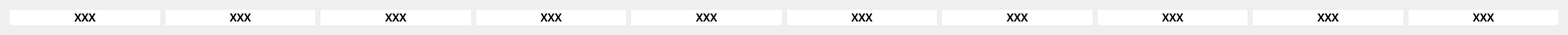
    <widget class="QWidget" name="gridLayoutWidget_5">
     <property name="geometry">
      <rect>
       <x>10</x>
       <y>590</y>
       <width>1771</width>
       <height>31</height>
      </rect>
     </property>
     <layout class="QGridLayout" name="gridLayout_5">
      <item row="0" column="7">
       <widget class="QLabel" name="R_E_8">
        <property name="font">
         <font>
          <family>Ubuntu Mono</family>
          <pointsize>9</pointsize>
          <weight>75</weight>
          <bold>true</bold>
         </font>
        </property>
        <property name="styleSheet">
         <string notr="true">background-color: rgb(255, 255, 255);
border-color: rgb(36, 36, 36);</string>
        </property>
        <property name="text">
         <string>XXX</string>
        </property>
        <property name="alignment">
         <set>Qt::AlignCenter</set>
        </property>
       </widget>
      </item>
      <item row="0" column="2">
       <widget class="QLabel" name="R_E_3">
        <property name="font">
         <font>
          <family>Ubuntu Mono</family>
          <pointsize>9</pointsize>
          <weight>75</weight>
          <bold>true</bold>
         </font>
        </property>
        <property name="styleSheet">
         <string notr="true">background-color: rgb(255, 255, 255);
border-color: rgb(36, 36, 36);</string>
        </property>
        <property name="text">
         <string>XXX</string>
        </property>
        <property name="alignment">
         <set>Qt::AlignCenter</set>
        </property>
       </widget>
      </item>
      <item row="0" column="3">
       <widget class="QLabel" name="R_E_4">
        <property name="font">
         <font>
          <family>Ubuntu Mono</family>
          <pointsize>9</pointsize>
          <weight>75</weight>
          <bold>true</bold>
         </font>
        </property>
        <property name="styleSheet">
         <string notr="true">background-color: rgb(255, 255, 255);
border-color: rgb(36, 36, 36);</string>
        </property>
        <property name="text">
         <string>XXX</string>
        </property>
        <property name="alignment">
         <set>Qt::AlignCenter</set>
        </property>
       </widget>
      </item>
      <item row="0" column="6">
       <widget class="QLabel" name="R_E_7">
        <property name="font">
         <font>
          <family>Ubuntu Mono</family>
          <pointsize>9</pointsize>
          <weight>75</weight>
          <bold>true</bold>
         </font>
        </property>
        <property name="styleSheet">
         <string notr="true">background-color: rgb(255, 255, 255);
border-color: rgb(36, 36, 36);</string>
        </property>
        <property name="text">
         <string>XXX</string>
        </property>
        <property name="alignment">
         <set>Qt::AlignCenter</set>
        </property>
       </widget>
      </item>
      <item row="0" column="5">
       <widget class="QLabel" name="R_E_6">
        <property name="font">
         <font>
          <family>Ubuntu Mono</family>
          <pointsize>9</pointsize>
          <weight>75</weight>
          <bold>true</bold>
         </font>
        </property>
        <property name="styleSheet">
         <string notr="true">background-color: rgb(255, 255, 255);
border-color: rgb(36, 36, 36);</string>
        </property>
        <property name="text">
         <string>XXX</string>
        </property>
        <property name="alignment">
         <set>Qt::AlignCenter</set>
        </property>
       </widget>
      </item>
      <item row="0" column="8">
       <widget class="QLabel" name="R_E_9">
        <property name="font">
         <font>
          <family>Ubuntu Mono</family>
          <pointsize>9</pointsize>
          <weight>75</weight>
          <bold>true</bold>
         </font>
        </property>
        <property name="styleSheet">
         <string notr="true">background-color: rgb(255, 255, 255);
border-color: rgb(36, 36, 36);</string>
        </property>
        <property name="text">
         <string>XXX</string>
        </property>
        <property name="alignment">
         <set>Qt::AlignCenter</set>
        </property>
       </widget>
      </item>
      <item row="0" column="0">
       <widget class="QLabel" name="R_E_1">
        <property name="font">
         <font>
          <family>Ubuntu Mono</family>
          <pointsize>9</pointsize>
          <weight>75</weight>
          <bold>true</bold>
         </font>
        </property>
        <property name="styleSheet">
         <string notr="true">background-color: rgb(255, 255, 255);
border-color: rgb(36, 36, 36);</string>
        </property>
        <property name="text">
         <string>XXX</string>
        </property>
        <property name="alignment">
         <set>Qt::AlignCenter</set>
        </property>
       </widget>
      </item>
      <item row="0" column="1">
       <widget class="QLabel" name="R_E_2">
        <property name="font">
         <font>
          <family>Ubuntu Mono</family>
          <pointsize>9</pointsize>
          <weight>75</weight>
          <bold>true</bold>
         </font>
        </property>
        <property name="styleSheet">
         <string notr="true">background-color: rgb(255, 255, 255);
border-color: rgb(36, 36, 36);</string>
        </property>
        <property name="text">
         <string>XXX</string>
        </property>
        <property name="alignment">
         <set>Qt::AlignCenter</set>
        </property>
       </widget>
      </item>
      <item row="0" column="4">
       <widget class="QLabel" name="R_E_5">
        <property name="font">
         <font>
          <family>Ubuntu Mono</family>
          <pointsize>9</pointsize>
          <weight>75</weight>
          <bold>true</bold>
         </font>
        </property>
        <property name="styleSheet">
         <string notr="true">background-color: rgb(255, 255, 255);
border-color: rgb(36, 36, 36);</string>
        </property>
        <property name="text">
         <string>XXX</string>
        </property>
        <property name="alignment">
         <set>Qt::AlignCenter</set>
        </property>
       </widget>
      </item>
      <item row="0" column="9">
       <widget class="QLabel" name="R_E_10">
        <property name="font">
         <font>
          <family>Ubuntu Mono</family>
          <pointsize>9</pointsize>
          <weight>75</weight>
          <bold>true</bold>
         </font>
        </property>
        <property name="styleSheet">
         <string notr="true">background-color: rgb(255, 255, 255);
border-color: rgb(36, 36, 36);</string>
        </property>
        <property name="text">
         <string>XXX</string>
        </property>
        <property name="alignment">
         <set>Qt::AlignCenter</set>
        </property>
       </widget>
      </item>
     </layout>
    </widget>
